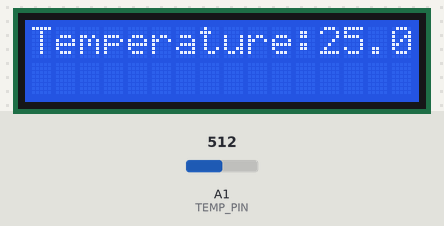
Bench run of a sketch on a simulated Arduino Uno, built with avr-gcc and run on an emulated ATmega328P. On the bench: 16×2 character LCD. The test bench sets the inputs (shaded band); at power-on: A1 (TEMP_PIN) = 512. What the sketch prints to the serial monitor is not drawn.

Above: at 1.2 s.
1.3 s: A1 (TEMP_PIN) set to 716
At 3.2 s:
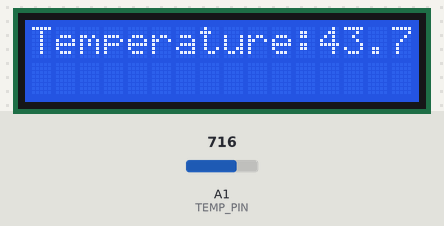
3.5 s: A1 (TEMP_PIN) set to 900
At 5.2 s:
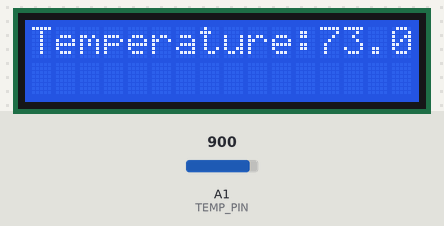
5.6 s: A1 (TEMP_PIN) set to 1023
At 7.3 s:
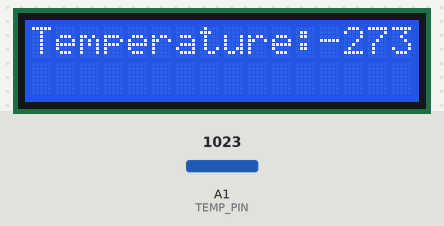
Timing chart, 0 to 8.8 s (numbered marks = the images above; inputs shaded):
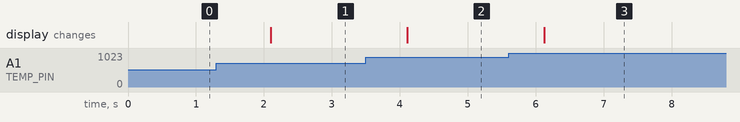

Measured:
- after the input at 1.3 s, the display: changes after 0.80 s (image 1)
- after the input at 3.5 s, the display: changes after 0.61 s (image 2)
- after the input at 5.6 s, the display: changes after 0.53 s (image 3)

The sketch:

lab1_es6_stampa_ottimizzata.ino
```cpp
#include <LiquidCrystal_PCF8574.h>
LiquidCrystal_PCF8574 lcd(0x27);

const int TEMP_PIN = A1;
const int B = 4275;
const int long R0 = 100000;
const int Vcc = 1023;
const float T0 = 298.15;

void setup() {
  // put your setup code here, to run once:
  pinMode(TEMP_PIN, INPUT);

  Serial.begin(9600);
  while (!Serial);
  Serial.println("Lab 1.6 Starting");

  lcd.begin(16, 2);
  lcd.setBacklight(255);
  lcd.home();
  lcd.clear();
  lcd.print("Temperature:");
}

void convertTension (float sensorVal) {
  float R = ((Vcc / sensorVal) - 1.0) * R0;
  float T = 1 / (log(R / R0) / B + 1 / T0) - 273.15;
  lcd.setCursor(12, 0);
  lcd.print(T);
  delay(1e3);
}

void loop() {
  float sensorVal = analogRead(TEMP_PIN);
  convertTension(sensorVal);
}
```
